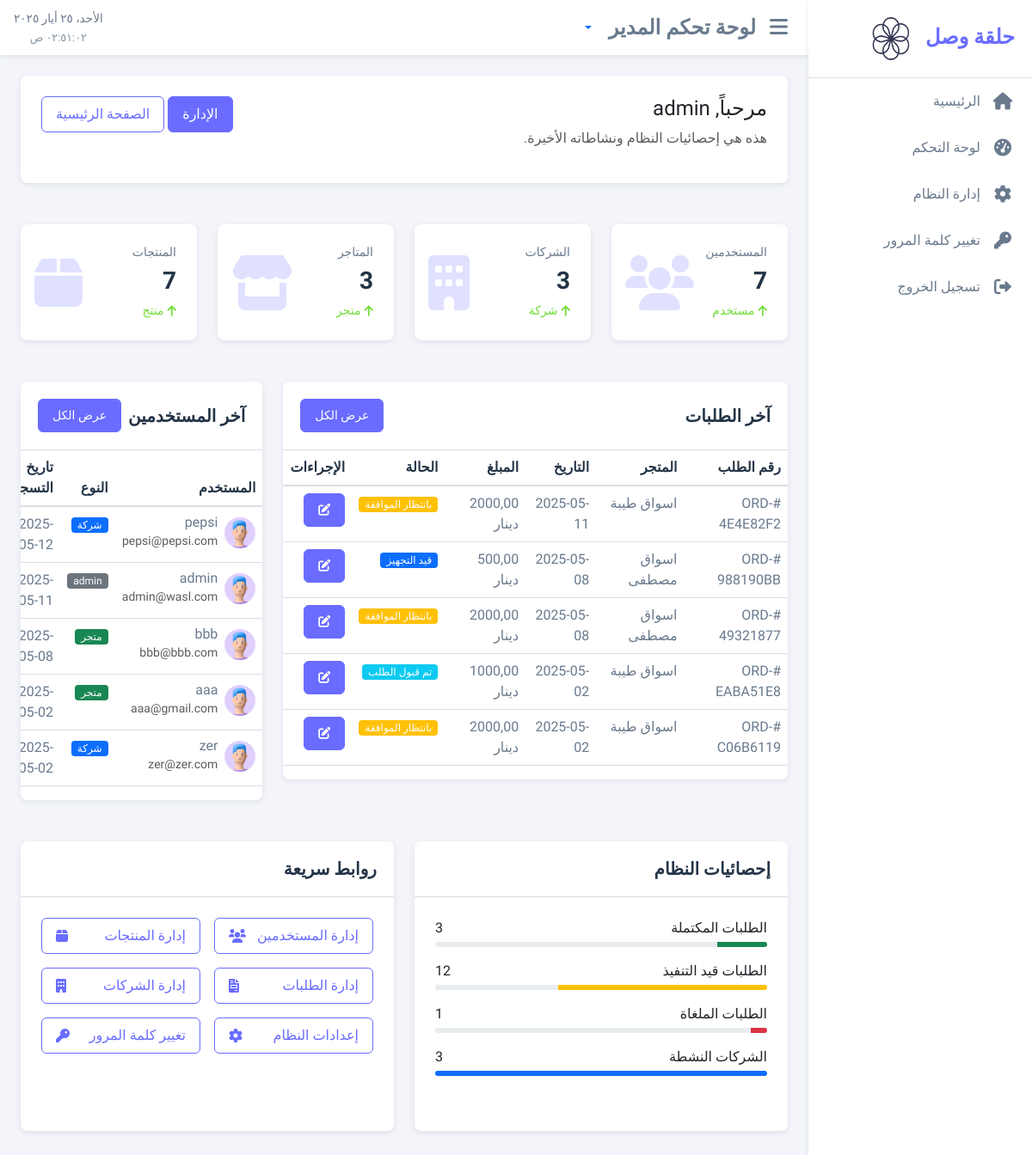
Before: /accounts/admin/dashboard/ (signed in) with the older database file.
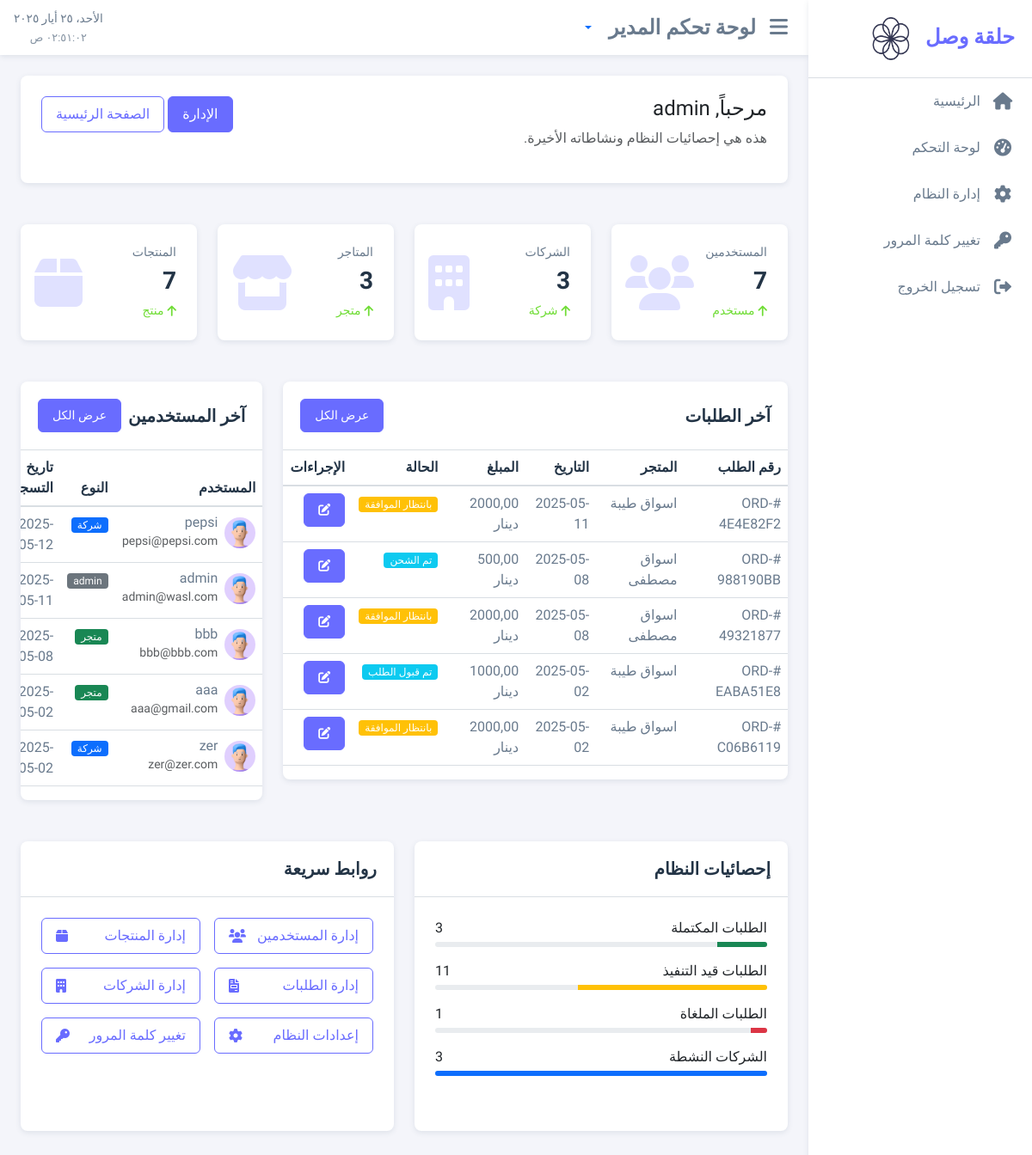
After: the same page with the newer database file.
### order_management/models.py (models this page shows, shortened)
class Order(models.Model, BaghdadTimestampMixin):
    STATUS_CHOICES = (
        ('pending', 'بانتظار الموافقة'),
        ('accepted', 'تم قبول الطلب'),
        ('processing', 'قيد التجهيز'),
        ('shipped', 'تم الشحن'),
        ('delivered', 'تم التسليم'),
        ('rejected', 'مرفوض'),
        ('canceled', 'ملغي'),
    )
    customer = models.ForeignKey(Customer, on_delete=models.CASCADE, related_name='orders', verbose_name='المتجر')
    store_name = models.CharField(_('اسم المتجر'), max_length=255)
    store_location = models.CharField(_('موقع المتجر'), max_length=100)
    store_city = models.CharField(_('مدينة المتجر'), max_length=100)
    store_phone = models.CharField(_('هاتف المتجر'), max_length=20)
    order_number = models.CharField(max_length=20, unique=True, verbose_name='رقم الطلب')
    status = models.CharField(max_length=20, choices=STATUS_CHOICES, default='pending', verbose_name='الحالة')
    notes = models.TextField(blank=True, null=True, verbose_name='ملاحظات')
    subtotal = models.DecimalField(max_digits=10, decimal_places=2, verbose_name='المجموع الفرعي')
    tax = models.DecimalField(max_digits=10, decimal_places=2, verbose_name='الضريبة')
    total = models.DecimalField(max_digits=10, decimal_places=2, verbose_name='المجموع النهائي')
    created_at = models.DateTimeField(auto_now_add=True, verbose_name='تاريخ الإنشاء')
    updated_at = models.DateTimeField(auto_now=True, verbose_name='تاريخ التحديث')
    class Meta:
        verbose_name = 'طلب'
        verbose_name_plural = 'الطلبات'
        ordering = ['-created_at']
    def get_status_display(self):
        return dict(self.STATUS_CHOICES).get(self.status, self.status)
    @property
    def status_color(self):
        status_colors = {
            'pending': 'warning',
            'accepted': 'info',
            'processing': 'primary',
            'shipped': 'info',
            'delivered': 'success',
            'rejected': 'danger',
            'cancelled': 'danger'
        }
        return status_colors.get(self.status, 'secondary')

### user_accounts/models.py (models this page shows, shortened)
class Customer(models.Model, BaghdadTimestampMixin):
    user = models.OneToOneField(settings.AUTH_USER_MODEL, on_delete=models.CASCADE, related_name='customer')
    store_name = models.CharField(max_length=100, verbose_name='اسم المتجر')
    phone = models.CharField(max_length=20, verbose_name='رقم الهاتف')
    address = models.TextField(verbose_name='العنوان')
    city = models.CharField(max_length=100, verbose_name='المدينة')
    country = CountryField(verbose_name='البلد')
    location = models.CharField(max_length=255, blank=True, verbose_name='الموقع')
    created_at = models.DateTimeField(auto_now_add=True, verbose_name='تاريخ الإنشاء')
    updated_at = models.DateTimeField(auto_now=True, verbose_name='تاريخ التحديث')
    is_active = models.BooleanField(default=True, verbose_name='نشط')
    class Meta:
        verbose_name = 'متجر'
        verbose_name_plural = 'المتاجر'
        ordering = ['-created_at']

### user_accounts/views.py (the view)
# urls.py: path('admin/dashboard/', views.admin_dashboard, name='admin_dashboard'),
@login_required
def admin_dashboard(request):
    if not request.user.is_superuser:
        return redirect('home')
    from .models import CustomUser
    total_users = CustomUser.objects.count()
    total_companies = CustomUser.objects.filter(user_type='company').count()
    total_customers = CustomUser.objects.filter(user_type='customer').count()
    recent_users = CustomUser.objects.all().order_by('-date_joined')[:5]
    from product_catalog.models import Product
    total_products = Product.objects.count()
    from order_management.models import Order
    total_orders = Order.objects.count()
    completed_orders = Order.objects.filter(status='delivered').count()
    processing_orders = Order.objects.filter(status__in=['pending', 'processing', 'shipped']).count()
    cancelled_orders = Order.objects.filter(status='cancelled').count()
    recent_orders = Order.objects.all().order_by('-created_at')[:5]
    if total_orders > 0:
        completed_orders_percentage = int((completed_orders / total_orders) * 100)
        processing_orders_percentage = int((processing_orders / total_orders) * 100)
        cancelled_orders_percentage = int((cancelled_orders / total_orders) * 100)
    else:
        completed_orders_percentage = 0
        processing_orders_percentage = 0
        cancelled_orders_percentage = 0
    from company_profiles.models import Company
    active_companies = Company.objects.filter(is_active=True).count()
    if total_companies > 0:
        active_companies_percentage = int((active_companies / total_companies) * 100)
    else:
        active_companies_percentage = 0
    context = {
        'total_users': total_users,
        'total_companies': total_companies,
        'total_customers': total_customers,
        'total_products': total_products,
        'total_orders': total_orders,
        'recent_users': recent_users,
        'recent_orders': recent_orders,
        'completed_orders': completed_orders,
        'processing_orders': processing_orders,
        'cancelled_orders': cancelled_orders,
        'completed_orders_percentage': completed_orders_percentage,
        'processing_orders_percentage': processing_orders_percentage,
        'cancelled_orders_percentage': cancelled_orders_percentage,
        'active_companies': active_companies,
        'active_companies_percentage': active_companies_percentage,
    }
    return render(request, 'user_accounts/admin_dashboard_materio.html', context)

### core/context_processors.py (called while the page is built)
def google_maps_api_key(request):
    current_language = get_language() or settings.LANGUAGE_CODE
    return {
        'GOOGLE_MAPS_API_KEY': settings.GOOGLE_MAPS_API_KEY,
        'MAP_TRANSLATIONS': settings.MAP_TRANSLATIONS.get(current_language, settings.MAP_TRANSLATIONS['ar'])
    }

### templates/user_accounts/admin_dashboard_materio.html (shortened to what the changed rows need)
{% extends 'base_materio.html' %}
{% load static %}
{% load i18n %}
{% block content %}
<div class="row">
    <div class="col-md-6 col-lg-3 mb-4">
        <div class="card stats-card">
            <div class="card-body">
                <h2 class="stats-amount">{{ total_users|default:0 }}</h2>
            </div>
        </div>
    </div>
    <div class="col-md-6 col-lg-3 mb-4">
        <div class="card stats-card">
            <div class="card-body">
                <h2 class="stats-amount">{{ total_companies|default:0 }}</h2>
            </div>
        </div>
    </div>
    <div class="col-md-6 col-lg-3 mb-4">
        <div class="card stats-card">
            <div class="card-body">
                <h2 class="stats-amount">{{ total_customers|default:0 }}</h2>
            </div>
        </div>
    </div>
    <div class="col-md-6 col-lg-3 mb-4">
        <div class="card stats-card">
            <div class="card-body">
                <h2 class="stats-amount">{{ total_products|default:0 }}</h2>
            </div>
        </div>
    </div>
</div>
<div class="row">
    <div class="col-12 col-xl-8 mb-4">
        <div class="card">
            <div class="table-responsive">
                <table class="table table-hover">
                    <thead>
                        <tr>
                            <th>{% trans "رقم الطلب" %}</th>
                            <th>{% trans "المتجر" %}</th>
                            <th>{% trans "التاريخ" %}</th>
                            <th>{% trans "المبلغ" %}</th>
                            <th>{% trans "الحالة" %}</th>
                            <th>{% trans "الإجراءات" %}</th>
                        </tr>
                    </thead>
                    <tbody>
                        {% for order in recent_orders %}
                        <tr>
                            <td>#{{ order.order_number }}</td>
                            <td>{{ order.customer.store_name }}</td>
                            <td>{{ order.created_at|date:"Y-m-d" }}</td>
                            <td>{{ order.total }} {% trans "دينار" %}</td>
                            <td>
                                <span class="badge bg-{{ order.status_color }}">
                                    {{ order.get_status_display }}
                                </span>
                            </td>
                            <td>
                                <a href="{% url 'order_management:order_update' order.id %}" class="btn btn-sm btn-primary">
                                    <i class="fas fa-edit"></i>
                                </a>
                            </td>
                        </tr>
                        {% empty %}
                        <tr>
                            <td colspan="6" class="text-center">{% trans "لا توجد طلبات حتى الآن" %}</td>
                        </tr>
                        {% endfor %}
                    </tbody>
                </table>
            </div>
        </div>
    </div>
    <div class="col-12 col-xl-4 mb-4">
        <div class="card">
            <div class="table-responsive">
                <table class="table table-hover">
                    <thead>
                        <tr>
                            <th>{% trans "المستخدم" %}</th>
                            <th>{% trans "النوع" %}</th>
                            <th>{% trans "تاريخ التسجيل" %}</th>
                        </tr>
                    </thead>
                </table>
            </div>
        </div>
    </div>
</div>
<div class="row">
    <div class="col-md-6 mb-4">
        <div class="card h-100">
            <div class="card-body">
                <div class="mb-3">
                    <div class="d-flex justify-content-between mb-1">
                        <span>{% trans "الطلبات قيد التنفيذ" %}</span>
                        <span>{{ processing_orders|default:0 }}</span>
                    </div>
                    <div class="progress" style="height: 6px;">
                        <div class="progress-bar bg-warning" style="width: {{ processing_orders_percentage|default:0 }}%"></div>
                    </div>
                </div>
            </div>
        </div>
    </div>
</div>
{% endblock %}

Changed rows visible on the page:
changed Order "ORD-988190BB": status "قيد التجهيز" → "تم الشحن"
Other visible differences:
{{ processing_orders|default:0 }}: "12" → "11"
{{ processing_orders_percentage|default:0 }}: 63 → 57 (drawn)
